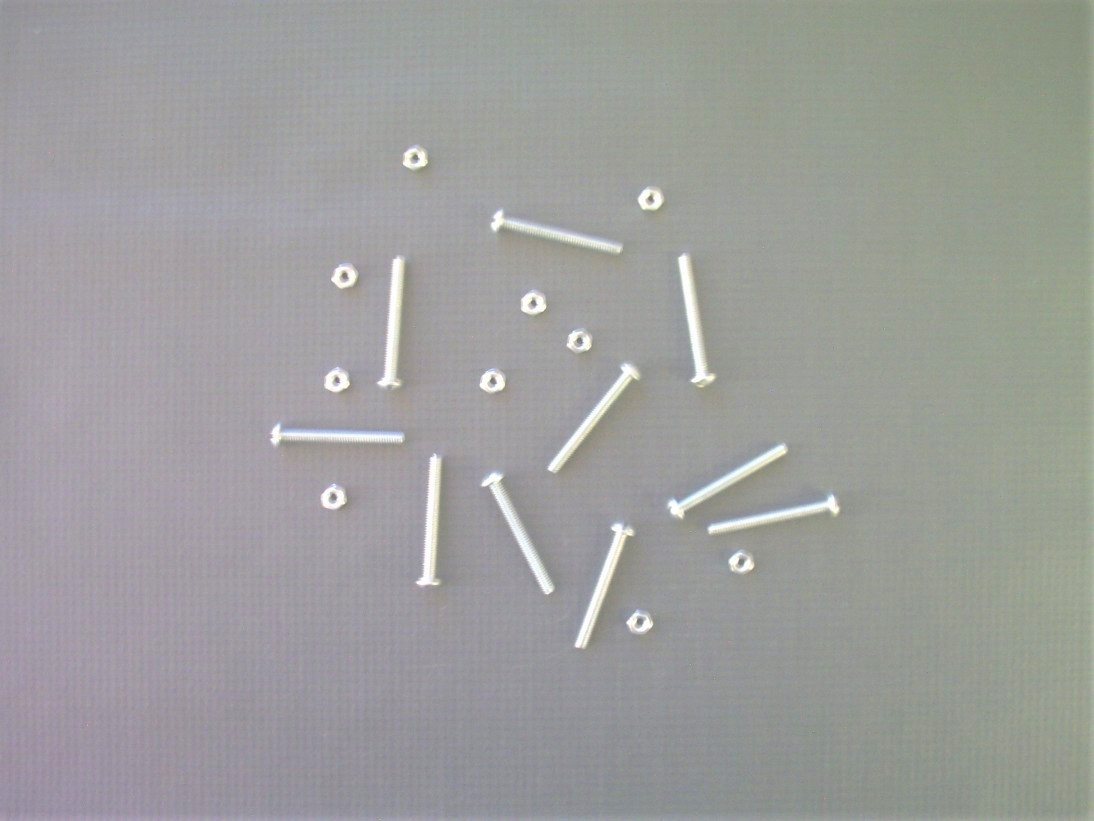
#> input picture 03_pre_processing/images/08.jpg, 1094 x 821 px
$ jupyter execute 08_lut.ipynb
#> lines starting #> are read from the running program, lines starting #| are printed output that depends on the picture
[cell 1]
import cv2
import numpy as np
import matplotlib.pyplot as plt

[cell 2]
image = cv2.imread('images/08.jpg')
#> image is the input picture: shape (821, 1094, 3); mean B, G, R 156.7, 157.9, 157.4


def get_gamma(gamma):
    lut = np.arange(0, 256) ** gamma

    lut = ((lut - lut.min()) / (lut.max() - lut.min())) * 255

    lut = lut.astype('uint8')

    return lut

[cell 3]
img_tons_claros = cv2.LUT(image, get_gamma(0.3))
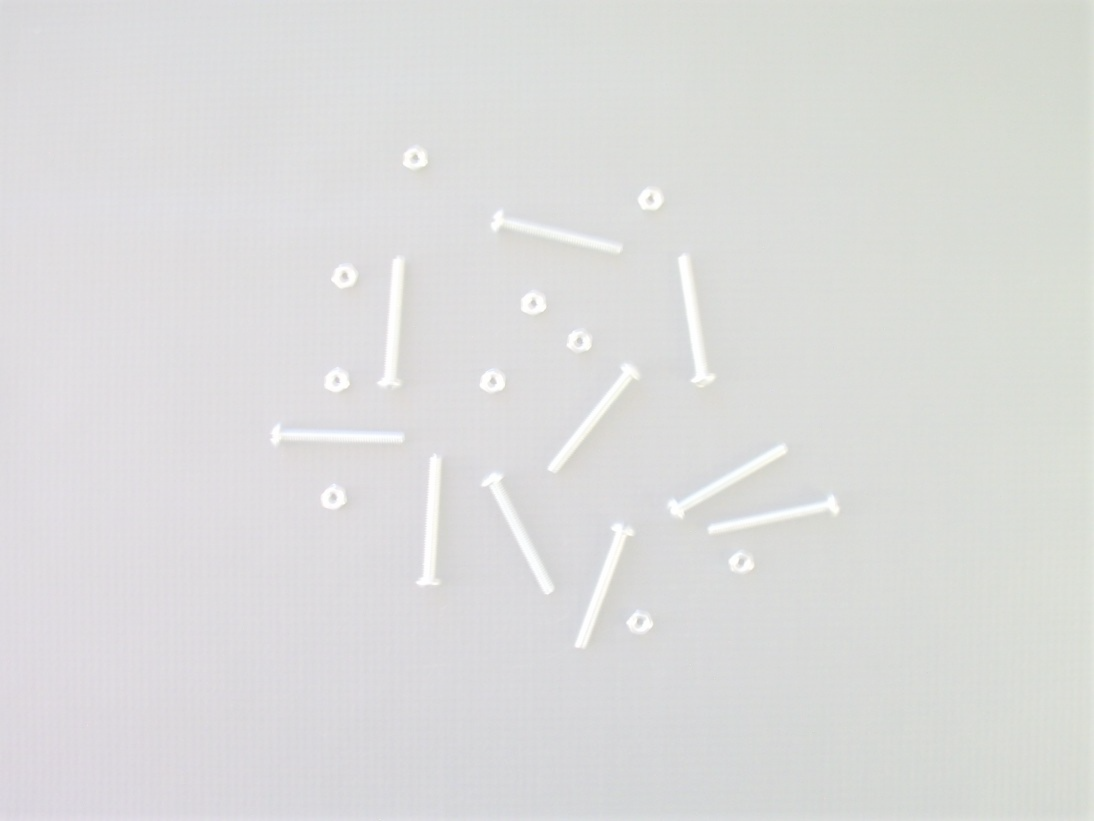
#> img_tons_claros: shape (821, 1094, 3); mean B, G, R 219.6, 220.2, 220
img_tons_escuros = cv2.LUT(image, get_gamma(3))
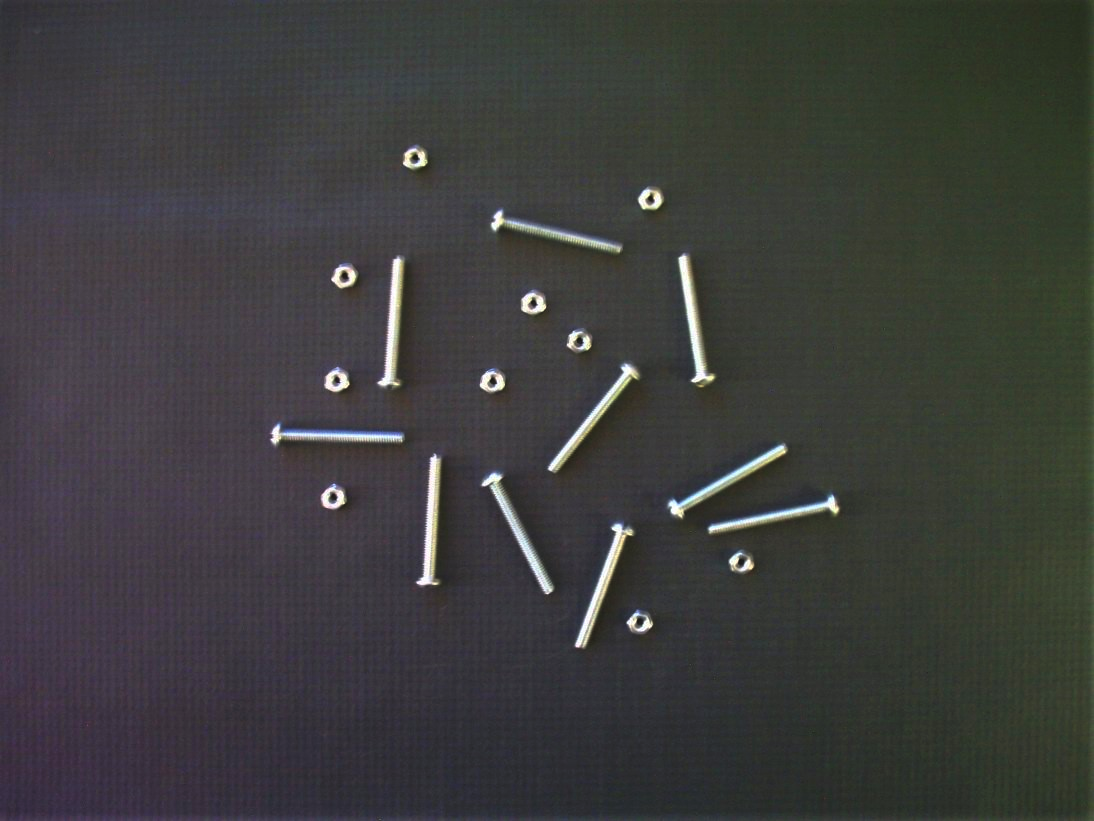
#> img_tons_escuros: shape (821, 1094, 3); mean B, G, R 60.4, 61.4, 60.9

[cell 4]
plt.figure(figsize=(20,10))
plt.subplot(1,3,1)
plt.title('Imagem Original')
plt.imshow(image)
plt.subplot(1,3,2)
plt.title('Imagem Tons mais claros')
plt.imshow(img_tons_claros)
plt.subplot(1,3,3)
plt.title('Imagem Tons mais escuros')
plt.imshow(img_tons_escuros)
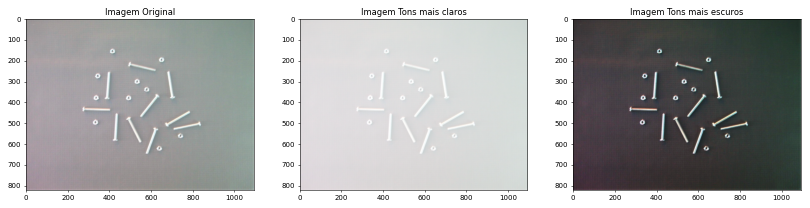
#> figure drawn by matplotlib, 3 panels; B, G, R data is drawn as R, G, B
